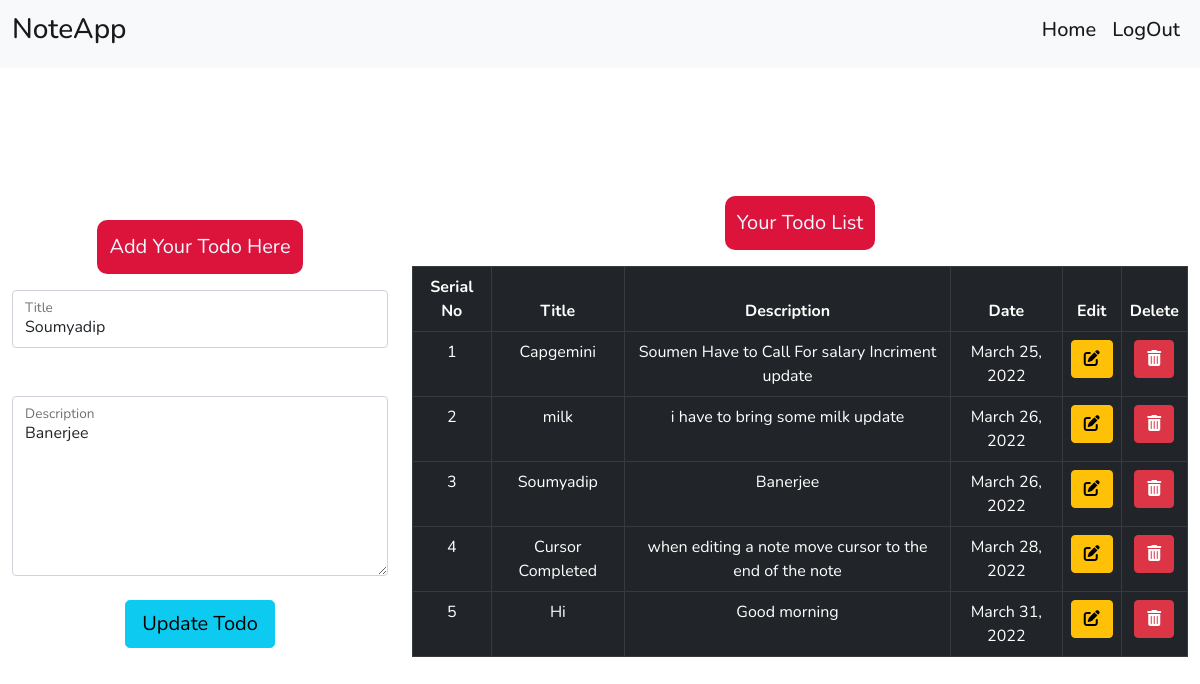
/edit/47/ (signed in), run on the app's committed database.
### noteapp/models.py (models this page shows, shortened)
class Notes(models.Model):
    title = models.CharField(max_length=100,blank=False,null=False)
    description = models.TextField(max_length=250,blank=False,null=False)
    date = models.DateField(auto_now_add=True)

### noteapp/views.py (the view, shortened to what this page needs)
# urls.py: path('edit/<str:pk>/', views.edit , name='edit'),
def edit(request,pk):
    if request.user.is_authenticated:
        note = Notes.objects.get(id=pk)
        previous_title = note.title
        prev_description = note.description
        obj = Notes.objects.all()
        context = {'tasks':obj , 'title':previous_title , 'description': prev_description}
        return render(request,'home.html',context)
    else:
        return redirect('login')

### templates/home.html (shortened to what this page needs)
<!doctype html>
<html lang="en">
<head>
  <link href="https://cdn.jsdelivr.net/npm/bootstrap@5.0.2/dist/css/bootstrap.min.css" rel="stylesheet"
>
  <link rel="stylesheet" href="https://cdnjs.cloudflare.com/ajax/libs/font-awesome/6.1.1/css/all.min.css">
</head>
<body>
  <nav class="navbar navbar-expand-lg navbar-light bg-light">
    <div class="container-fluid">
      <a class="navbar-brand" href="#"><h3>NoteApp</h3></a>
      <div class="collapse navbar-collapse justify-content-end" id="navbarNav">
        <ul class="navbar-nav">
          {% if request.user.is_authenticated %}
          <li class="nav-item">
            <a class="nav-link active " aria-current="page" href="{% url 'home' %}"><h5>Home</h5></a>
          </li>
          <li class="nav-item">
            <a class="nav-link active" href="{% url 'logout' %}"><h5>LogOut</h5></a>
          </li>
          {% endif %}
        </ul>
      </div>
    </div>
  </nav>
  <div class="container-fluid">
    <div class="row align-items-center" style="height: 80vh;">
      <div class="col-md-4 col-sm-4 mt-4">
        <div class="text-center mb-3">
          <button class="btn btn-lg"
            style="background-color: crimson; color: aliceblue; border-radius: 10px; padding: 0.7rem;">Add Your Todo
            Here</button>
        </div>
        <form action="" method="POST">
          <div class="form-floating mb-5">
            <input class="form-control" name="title" placeholder="Add your Title Here" id="floatingTitle"
              value="{{title}}" onfocus=" let value = this.value; this.value = null; this.value=value" required></input>
            <label for="floatingTitle">Title</label>
          </div>
          <div class="form-floating ">
            <textarea class="form-control description" name="description" placeholder="Add your Description"
              id="floatingTextarea">{{description}}</textarea>
            <label for="floatingTextarea">Description</label>
          </div>
          {% if title %}
          <div class="text-center mt-4">
            <button class="btn btn-lg btn-info">Update Todo</button>
          </div>
          {% else %}
          <div class="text-center mt-4">
            <button class="btn btn-lg btn-info">Add Todo</button>
          </div>
          {%endif%}
        </form>
      </div>
      <div class="col-md-8 col-sm-8 mt-4">
        <div class="text-center mb-3">
          {% if request.user.is_authenticated %}
          <button class="btn btn-lg"
            style="background-color: crimson; color: aliceblue; border-radius: 10px; padding: 0.7rem;">Your Todo List
          </button>
        </div>
        <table class=" table table-dark table-bordered table-responsive text-center table-hover">
          <thead>
            <tr>
              <th>Serial No</th>
              <th>Title</th>
              <th>Description</th>
              <th>Date</th>
              <th>Edit</th>
              <th>Delete</th>
            </tr>
          </thead>
          <tbody>
            {% for task in tasks%}
            <tr>
              <td>{{forloop.counter}}</td>
              <td>{{task.title}}</td>
              <td>{{task.description}}</td>
              <td>{{task.date}}</td>
              <td><a href="{% url 'edit' task.id %}" class="btn btn-warning" onclick="PosEnd(floatingTitle);"><i class="fa-solid fa-pen-to-square"></i></a></td>
              <td><a href="{% url 'delete' task.id %}" class="btn btn-danger"><i class="fa-solid fa-trash-can"></i></a></td>
            </tr>
            {%endfor%}
          </tbody>
        </table>
        {%else%}
        <h4 style="color: crimson; font-size:xx-large;">Please make an account or login Your Account to Add Notes</h4>
        {%endif%}
      </div>
    </div>
  </div>
</body>
</html>

### templates/home.html (style rules this page uses)
body { font-family: 'Nunito', sans-serif; }
textarea { height: 180px !important; }

### data on the page
Notes: title "Soumyadip", description "Banerjee", date "March 26, 2022"
Notes: title "Capgemini", description "Soumen Have to Call For salary Incriment update", date "March 25, 2022"
Notes: title "milk", description "i have to bring some milk update", date "March 26, 2022"
Notes: title "Cursor Completed", description "when editing a note move cursor to the end of the note", date "March 28, 2022"
Notes: title "Hi", description "Good morning", date "March 31, 2022"
